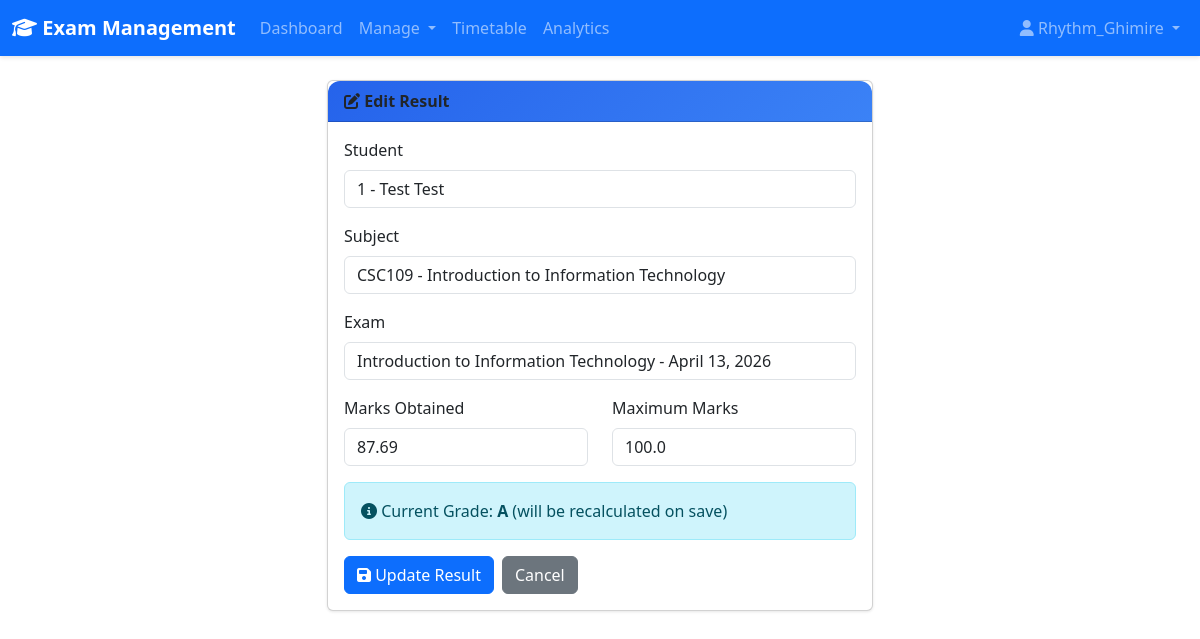
Page /results/edit/691/ (signed in) on the committed database.
### core/models.py (models this page shows, shortened)
class Result(models.Model):
    student = models.ForeignKey(Student, on_delete=models.CASCADE)
    subject = models.ForeignKey(Subject, on_delete=models.CASCADE)
    exam = models.ForeignKey(Exam, on_delete=models.SET_NULL, null=True, blank=True)  # Changed to SET_NULL
    marks_obtained = models.FloatField()
    max_marks = models.FloatField(default=100)
    grade = models.CharField(max_length=5, blank=True)
    class Meta:
        unique_together = ['student', 'exam']

class Student(models.Model):
    BRANCH_CHOICES = [
        ('BCA', 'BCA'),
        ('BScCSIT', 'BScCSIT'),
    ]
    user = models.OneToOneField(User, on_delete=models.CASCADE)
    roll_number = models.CharField(max_length=20, unique=True)
    branch = models.CharField(max_length=100, choices=BRANCH_CHOICES)
    semester = models.IntegerField()
    fees_paid = models.BooleanField(default=False)
    attendance = models.FloatField(default=0.0)

class Subject(models.Model):
    BRANCH_CHOICES = [
        ('BCA', 'BCA'),
        ('BScCSIT', 'BScCSIT'),
    ]
    code = models.CharField(max_length=20, unique=True)
    name = models.CharField(max_length=200)
    semester = models.IntegerField()
    branch = models.CharField(max_length=20, choices=BRANCH_CHOICES, default='BScCSIT')

class Exam(models.Model):
    schedule = models.ForeignKey(ExamSchedule, on_delete=models.CASCADE, related_name='exams', null=True, blank=True)
    subject = models.ForeignKey(Subject, on_delete=models.CASCADE)
    date = models.DateField()
    start_time = models.TimeField()
    end_time = models.TimeField()
    class Meta:
        ordering = ['date', 'start_time']

### core/views.py (the view)
# urls.py: path('results/edit/<int:result_id>/', views.edit_result, name='edit_result'),
@login_required
@user_passes_test(is_admin)
def edit_result(request, result_id):
    result = get_object_or_404(Result, id=result_id)
    if request.method == 'POST':
        result.marks_obtained = float(request.POST.get('marks_obtained'))
        result.max_marks = float(request.POST.get('max_marks'))
        result.save()  # Grade will be auto-calculated by the model
        messages.success(request, 'Result updated successfully!')
        return redirect('manage_results')
    students = Student.objects.all()
    subjects = Subject.objects.all()
    exams = Exam.objects.all()
    return render(request, 'edit_result.html', {
        'result': result,
        'students': students,
        'subjects': subjects,
        'exams': exams
    })

### core/views.py (called while the page is built)
def is_admin(user):
    return user.is_staff or user.is_superuser

### templates/edit_result.html (shortened to what this page needs)
{% extends 'base.html' %}
{% block content %}
<div class="container mt-4">
    <div class="row justify-content-center">
        <div class="col-md-6">
            <div class="card">
                <div class="card-header">
                    <i class="fas fa-edit"></i> Edit Result
                </div>
                <div class="card-body">
                    <form method="POST">
                        <div class="mb-3">
                            <label class="form-label">Student</label>
                            <input type="text" class="form-control" value="{{ result.student.roll_number }} - {{ result.student.user.get_full_name }}" readonly>
                        </div>
                        <div class="mb-3">
                            <label class="form-label">Subject</label>
                            <input type="text" class="form-control" value="{{ result.subject.code }} - {{ result.subject.name }}" readonly>
                        </div>
                        <div class="mb-3">
                            <label class="form-label">Exam</label>
                            <input type="text" class="form-control" value="{{ result.exam.subject.name }} - {{ result.exam.date }}" readonly>
                        </div>
                        <div class="row">
                            <div class="col-md-6 mb-3">
                                <label class="form-label">Marks Obtained</label>
                                <input type="number" name="marks_obtained" class="form-control" value="{{ result.marks_obtained }}" step="0.01" min="0" required>
                            </div>
                            <div class="col-md-6 mb-3">
                                <label class="form-label">Maximum Marks</label>
                                <input type="number" name="max_marks" class="form-control" value="{{ result.max_marks }}" step="0.01" min="0" required>
                            </div>
                        </div>
                        <div class="alert alert-info">
                            <i class="fas fa-info-circle"></i> Current Grade: <strong>{{ result.grade }}</strong> (will be recalculated on save)
                        </div>
                        <div class="d-flex gap-2">
                            <button type="submit" class="btn btn-primary">
                                <i class="fas fa-save"></i> Update Result
                            </button>
                            <a href="{% url 'manage_results' %}" class="btn btn-secondary">Cancel</a>
                        </div>
                    </form>
                </div>
            </div>
        </div>
    </div>
</div>
{% endblock %}

### templates/base.html (shortened to what this page needs)
<!DOCTYPE html>
<html lang="en">
<head>
    <link rel="stylesheet" href="/static/css/style.css">
    <link href="https://cdn.jsdelivr.net/npm/bootstrap@5.3.0/dist/css/bootstrap.min.css" rel="stylesheet">
    <link rel="stylesheet" href="https://cdnjs.cloudflare.com/ajax/libs/font-awesome/6.4.0/css/all.min.css">
</head>
<body>
    {% if user.is_authenticated %}
    <nav class="navbar navbar-expand-lg navbar-dark bg-primary">
        <div class="container-fluid">
            <a class="navbar-brand" href="{% url 'dashboard' %}">
                <i class="fas fa-graduation-cap"></i> Exam Management
            </a>
            <div class="collapse navbar-collapse" id="navbarNav">
                <ul class="navbar-nav me-auto">
                    <li class="nav-item">
                        <a class="nav-link" href="{% url 'dashboard' %}">Dashboard</a>
                    </li>
                    {% if user.is_staff %}
                    <li class="nav-item dropdown">
                        <a class="nav-link dropdown-toggle" href="#" role="button" data-bs-toggle="dropdown">
                            Manage
                        </a>
                    </li>
                    {% endif %}
                    <li class="nav-item">
                        <a class="nav-link" href="{% url 'timetable' %}">Timetable</a>
                    </li>
                    <li class="nav-item">
                        <a class="nav-link" href="{% url 'performance_analytics' %}">Analytics</a>
                    </li>
                </ul>
                <ul class="navbar-nav">
                    <li class="nav-item dropdown">
                        <a class="nav-link dropdown-toggle" href="#" role="button" data-bs-toggle="dropdown">
                            <i class="fas fa-user"></i> {{ user.username }}
                        </a>
                    </li>
                </ul>
            </div>
        </div>
    </nav>
    {% endif %}
    <div class="container-fluid">
        {% block content %}{% endblock %}
    </div>
</body>
</html>

### core/static/css/style.css (style rules this page uses)
:root { --primary-color: #2563eb; --secondary-color: #3b82f6; --accent-color: #60a5fa; --background-color: #f8fafc; --card-background: #ffffff; --text-primary: #1e293b; --text-secondary: #64748b; --border-color: #e2e8f0; --success-color: #10b981; --danger-color: #ef4444; --warning-color: #f59e0b; }
* { margin: 0; padding: 0; box-sizing: border-box; }
body { font-family: 'Segoe UI', Tahoma, Geneva, Verdana, sans-serif; background-color: var(--background-color); color: var(--text-primary); line-height: 1.6; }
.navbar { box-shadow: 0 2px 4px rgba(0, 0, 0, 0.1); }
.navbar-brand { font-weight: 600; font-size: 1.5rem; }
.card { border: none; border-radius: 12px; box-shadow: 0 1px 3px rgba(0, 0, 0, 0.1); margin-bottom: 20px; background: var(--card-background); }
.card-header { background: linear-gradient(135deg, var(--primary-color), var(--secondary-color)); color: white; border-radius: 12px 12px 0 0 !important; padding: 1.2rem; font-weight: 600; }
.btn-primary { background: var(--primary-color); border: none; border-radius: 8px; padding: 0.6rem 1.5rem; font-weight: 500; transition: all 0.3s ease; }
.form-control, .form-select { border: 2px solid var(--border-color); border-radius: 8px; padding: 0.7rem; transition: all 0.3s ease; }
.alert { border-radius: 8px; border: none; }

### rows in the picture
Result: student.roll_number "1 - Test Test", subject.code "CSC109 - Introduction to Information Technology", exam.subject.name "Introduction to Information Technology - April 13, 2026", marks_obtained "87.69", max_marks "100.0", grade "A"

### other values in the picture
{{ user.username }} "Rhythm_Ghimire"
